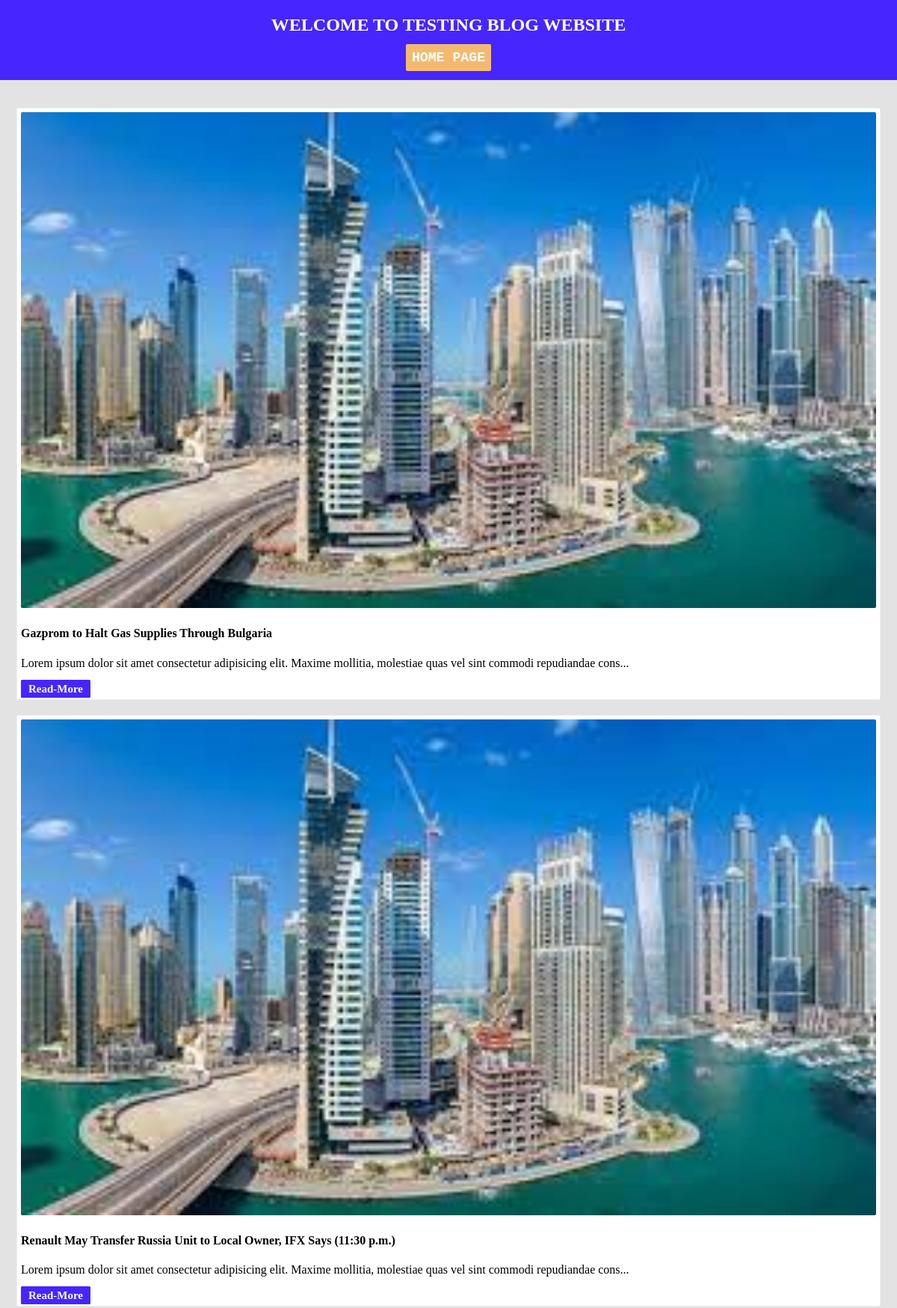
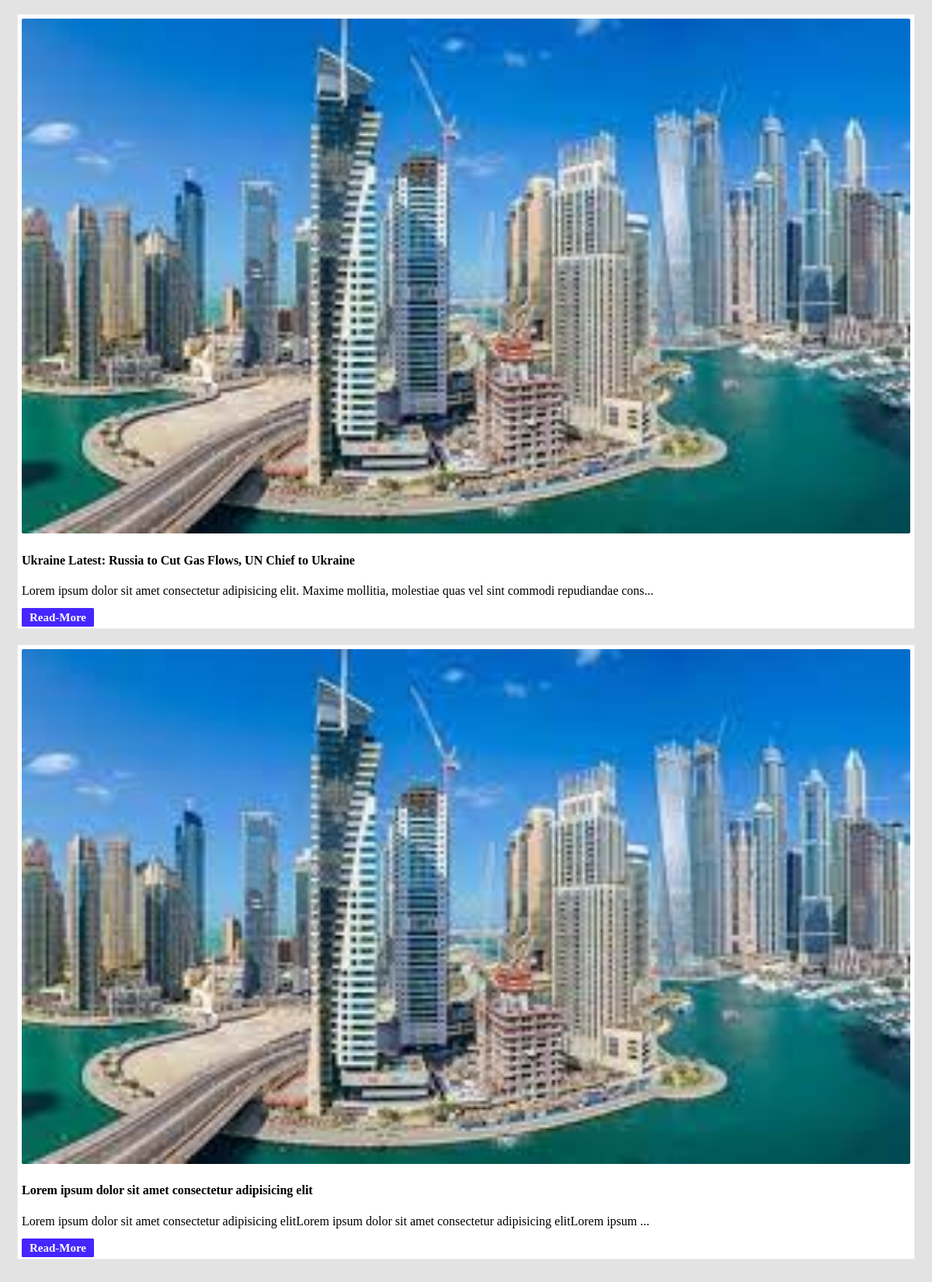
The page / (upper part) on the database its author committed (2 pictures, top to bottom).
### tables this page shows
CREATE TABLE `blogs` (
  `title` text NOT NULL,
  `content` text NOT NULL,
  `id` int(11) NOT NULL
);

### index.php (the view, shortened to what this page needs)
<?php
$servername = "localhost";
$username = "yassine";
$password = "yassine";
$conn = new mysqli($servername, $username, $password,'blog');
$sql = 'SELECT * FROM blogs';
$result = mysqli_query($conn,$sql);
$blogs = mysqli_fetch_all($result,MYSQLI_ASSOC);
krsort($blogs);
?>
<?php include('./pages/header.php');?>
    <div class="container">
      <div class="blogs">
        <?php foreach($blogs as $blog_post){ ?>
            <div class="card">
            <img src="images/images.jpg" />
            <span class="blog-details">
            <h4 class="blog-title"><?php echo $blog_post['title'] ?></h4>
            <p class="blog-snippet">
                <?php
                echo $blog_post['content'] ."..." ?>
            </p>
            <span id="readBtn">
                <a href="./pages/blog-details.php?id=<?php echo $blog_post['id']?>">Read-More</a>
            </span>
        </span>
    </div>
    <?php }?>
</div>
    </div>
</body>
</html>

### pages/header.php (shortened to what this page needs)
<!DOCTYPE html>
<html lang="en">
<head>
    <link rel="stylesheet" type="text/css" href="../style/style.css">
    <link rel="stylesheet" type="text/css" href="./style/style.css">
</head>
<body>
    <nav class="navbar">
        <h2>WELCOME TO TESTING BLOG WEBSITE </h2>
        <span class="add-btn">
        <a href="pages/Add.php">
        </a>
        </span>
    </nav>

### style/style.css (style rules this page uses)
body { margin: 0; background: #e3e3e3; }
.navbar { background-color: rgb(70, 37, 255); text-align: center; padding: 20px; color: white; display: flex; margin-bottom: 15px; }
.add-btn a { background-color: rgb(243, 186, 111); color: white; text-decoration: none; padding: 8px; border-radius: 2px; cursor: pointer; font-weight: bold; font-family: monospace; font-size: 1.4em; }
.add-btn { margin: 3px 0 5px 50%; }
.navbar h2 { margin: 0; }
.container { padding: 12px; display: flex; }
.blogs { width: 60%; padding: 0px 20px; }
.card { background-color: #ffff; margin-bottom: 20px; border: 1px solid #00000012; border-radius: 2px; padding: 5px; }
.card img { width: 38%; border-radius: 2px; }
.blog-details { width: 60%; float: right; }
#readBtn a { text-decoration: none; color: white; font-weight: bold; font-size: 15px; background: #4625ff; padding: 4px 10px; border-radius: 0.1em; }
@media only screen and (max-width:1270px) { .blog-details { width: 100%; float: none; } }
@media only screen and (max-width:1270px) { .card img { width: 100%; border-radius: 2px; } }
@media only screen and (max-width:1270px) { .navbar { display: block; } }
@media only screen and (max-width:1270px) { .navbar h2 { margin-bottom: 20px; } }
@media only screen and (max-width:1270px) { .add-btn { margin: auto; display: block; } }
@media only screen and (max-width:1270px) { .container { overflow: hidden; display: block; } }
@media only screen and (max-width:1270px) { .blogs { width: auto; padding: 10px; } }

### rows shown on the page
blogs: title "Gazprom to Halt Gas Supplies Through Bulgaria", content "Lorem ipsum dolor sit amet consectetur adipisicing elit. Maxime mollitia, molestiae quas vel sint commodi repudiandae cons..."
blogs: title "Renault May Transfer Russia Unit to Local Owner, IFX Says (11:30 p.m.)", content "Lorem ipsum dolor sit amet consectetur adipisicing elit. Maxime mollitia, molestiae quas vel sint commodi repudiandae cons..."
blogs: title "Ukraine Latest: Russia to Cut Gas Flows, UN Chief to Ukraine", content "Lorem ipsum dolor sit amet consectetur adipisicing elit. Maxime mollitia, molestiae quas vel sint commodi repudiandae cons..."
blogs: title "Lorem ipsum dolor sit amet consectetur adipisicing elit", content "Lorem ipsum dolor sit amet consectetur adipisicing elitLorem ipsum dolor sit amet consectetur adipisicing elitLorem ipsum ..."
